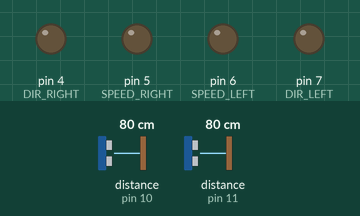
Recording of a sketch running on a simulated Arduino Uno, built with avr-gcc and run on an emulated ATmega328P. Shown: output pins drawn as LEDs (lit = HIGH). Wiring (inferred from the names in the program): 2 × ultrasonic range finder: trigger pin 9, echo pin 10 / trigger pin 12, echo pin 11. The inputs (shaded band) are chosen by the test bench; at power-on: distance to the obstacle (sensors on pin 10, pin 11) 80 cm. The echo pulse lasts 58.3 µs per cm; pins used as bus, display or sensor lines are not drawn; what the sketch prints to the serial monitor is not drawn.

Above: at 0.1 s.
At 1.1 s:
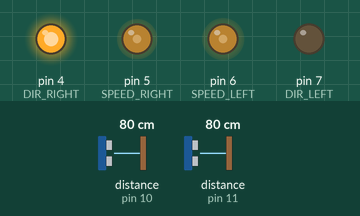
Timing chart, 0 to 2.6 s (numbered marks = the images above):
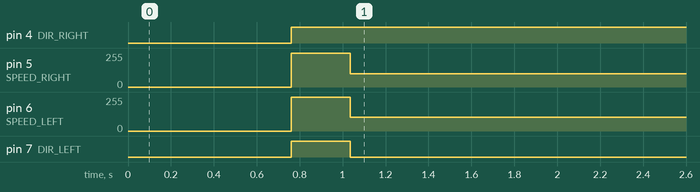

The sketch:

StateMachine.ino
```cpp
#define DIR_RIGHT 4
#define SPEED_RIGHT 5
#define DIR_LEFT 7
#define SPEED_LEFT 6

#define PIN_TRIG_1 9
#define PIN_ECHO_1 10

#define PIN_TRIG_2 12
#define PIN_ECHO_2 11

long forward_duration, forward_sm;
long left_duration, left_sm;

unsigned long lastTurnTime = 0;

int turnDuration = 1380;
int quarterTurnDuration = turnDuration / 4;

void setup() {
  for(int i = 4; i <= 7; i++){
    pinMode(i, OUTPUT);
  }
  pinMode(PIN_TRIG_1, OUTPUT);
  pinMode(PIN_ECHO_1, INPUT);
  pinMode(PIN_TRIG_2, OUTPUT);
  pinMode(PIN_ECHO_2, INPUT);
  Serial.begin(9600);
}

void move(bool left, bool right, int left_speed, int rignt_speed){
  digitalWrite(DIR_RIGHT, right);
  analogWrite(SPEED_RIGHT, rignt_speed);

  digitalWrite(DIR_LEFT, left);
  analogWrite(SPEED_LEFT, left_speed);
}

void forward(int speed){
  move(false, true, speed * 1.02, speed);
}

void back(int speed){
  move(true, false, speed, speed);
}

void stop(){
  move(true, false, 0, 0);
}

void turn(bool direction, int speed) {
  if (direction) { // if true - is left
    move(true, true, speed, speed);
    analogWrite(SPEED_RIGHT, speed);
  } else { // if faslse - is right
    move(false, false, speed, speed);
    analogWrite(SPEED_LEFT, speed);
  }

  while (millis() - lastTurnTime < 3 * quarterTurnDuration) {} // wait for turning

  stop();
}

void going(int triger_dist){
   if (forward_duration < triger_dist && left_duration < triger_dist) {
    turn(false, 255); // turn right

  } else if (forward_duration < triger_dist && left_duration >= triger_dist) {
    turn(true, 255); // turn left

  } else if ( forward_duration >= triger_dist && left_duration < triger_dist) {
    forward(100); // drive forward

  } else if (forward_duration > triger_dist && left_duration > triger_dist) {
    delay(750);
    turn(true, 255); // turn left
    forward(100);
    delay(3000);
  }
}

long processDuration(int duration) {
  return (duration / 2) / 29.1;
}

void loop() {
  digitalWrite(PIN_TRIG_1, LOW);
  delayMicroseconds(5);

  digitalWrite(PIN_TRIG_1, HIGH);
  delayMicroseconds(10);

  digitalWrite(PIN_TRIG_1, LOW);
  forward_duration = pulseIn(PIN_ECHO_1, HIGH);
  forward_sm = processDuration(forward_duration);

  Serial.print("Forward distance: ");
  Serial.print(forward_sm);
  Serial.println(" sm.");

  digitalWrite(PIN_TRIG_2, LOW);
  delayMicroseconds(5);

  digitalWrite(PIN_TRIG_2, HIGH);
  delayMicroseconds(10);

  digitalWrite(PIN_TRIG_2, LOW);
  left_duration = pulseIn(PIN_ECHO_2, HIGH);
  left_sm = processDuration(left_duration);

  Serial.print("Left distance: ");
  Serial.print(left_sm);
  Serial.println(" sm.");

  going(20);
}
```

Measured:
- by itself, pin 4 (DIR_RIGHT): LOW → HIGH at 0.76 s
- by itself, pin 5 (SPEED_RIGHT): 0/255 → 255/255 at 0.76 s, → 100/255 0.27 s later
- by itself, pin 6 (SPEED_LEFT): 0/255 → 255/255 at 0.76 s, → 102/255 0.27 s later
- by itself, pin 7 (DIR_LEFT): LOW → HIGH at 0.76 s, → LOW 0.27 s later
